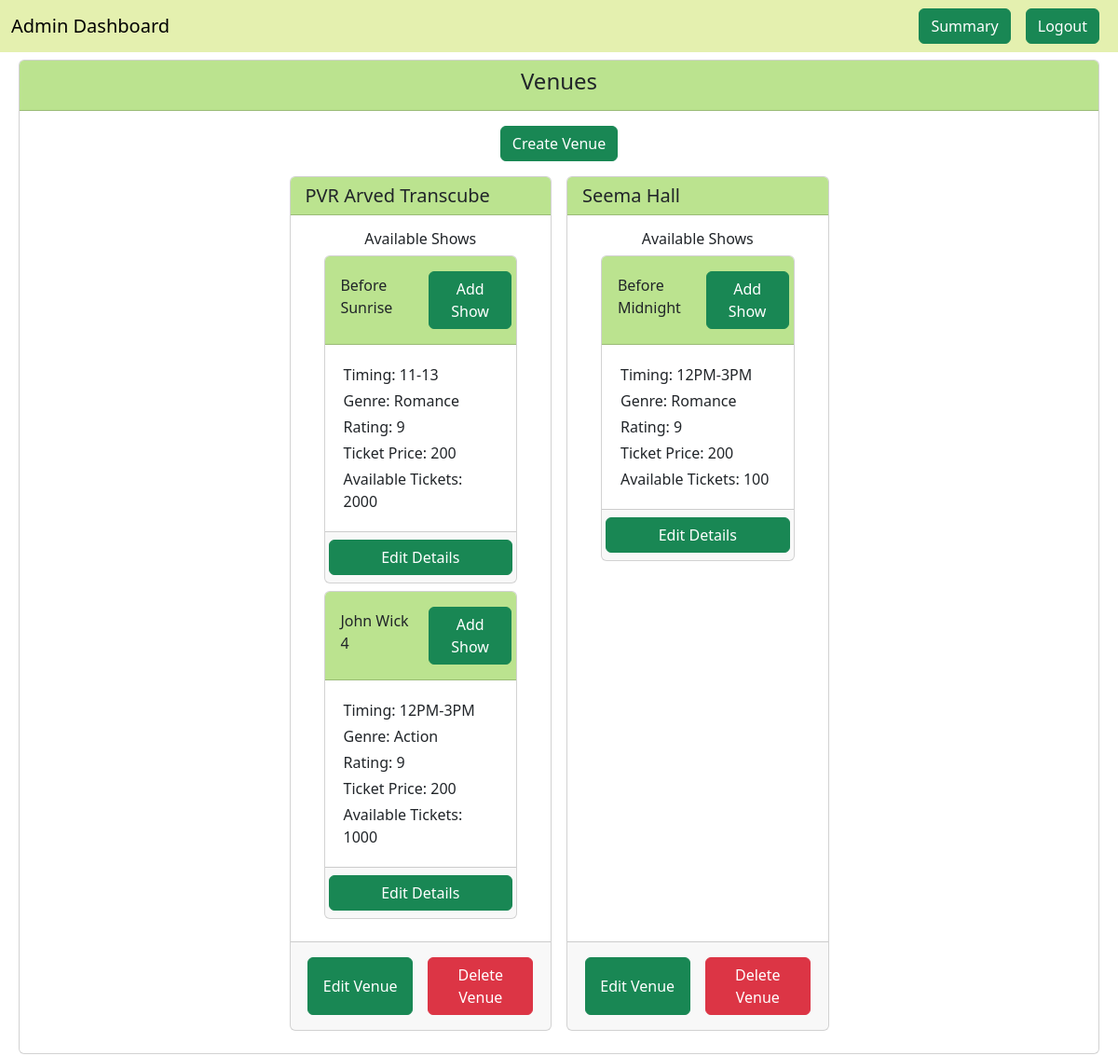
Screenshot of /admin_dashboard (signed in) with the database file from the repository.
### application/models.py (models this page shows)
class venue(db.Model):
    __tablename__='venue'
    venue_id=db.Column(db.Integer, autoincrement=True, primary_key=True)
    venue_name=db.Column(db.String)
    venue_place=db.Column(db.String)
    venue_location=db.Column(db.String)
    venue_capacity=db.Column(db.Integer)
    venue_show=db.relationship("show", secondary="show_venue")

class show(db.Model):
    __tablename__='show'
    show_id=db.Column(db.Integer, autoincrement=True, primary_key=True)
    show_name=db.Column(db.String)
    show_timing=db.Column(db.String)
    show_rating=db.Column(db.Integer)
    show_tags=db.Column(db.String)
    show_ticketprice=db.Column(db.Integer)

class show_venue(db.Model):
    __tablename__='show_venue'
    show_venue_id=db.Column(db.Integer, primary_key=True, autoincrement=True)
    show_id=db.Column(db.Integer, db.ForeignKey("show.show_id"), nullable=False)
    venue_id=db.Column(db.Integer, db.ForeignKey("venue.venue_id"), nullable=False)
    available_tickets=db.Column(db.Integer, nullable=True)

### application/views.py (the view)
@views.route("/admin_dashboard", methods=["GET", "POST"])
@login_required
def admin_dashboard():
    venues=venue.query.all()
    shows=show.query.all()
    show_venues=show_venue.query.all()
    return render_template("admin_dashboard.html", venues=venues, shows=shows, show_venues=show_venues)

### main.py (called while the page is built)
def create_app():
    app=Flask(__name__, template_folder="templates")
    app.config.from_object(LocalDevelopmentConfig)
    db.init_app(app)
    app.app_context().push()
    app.register_blueprint(auth, url_prefix='/')
    app.register_blueprint(views, url_prefix='/')
    db.create_all()
    login_manager=LoginManager()
    login_manager.login_view='auth.login'
    login_manager.init_app(app)
    @login_manager.user_loader
    def load_user(id):
        return user.query.filter_by(email=id).first()
    return app

### templates/admin_dashboard.html (shortened to what this page needs)
<!DOCTYPE html>
<html lang="en">
<head>
	<link href="https://cdn.jsdelivr.net/npm/bootstrap@5.3.0-alpha1/dist/css/bootstrap.min.css" rel="stylesheet">
</head>
<body>
<nav class="navbar navbar-expand-lg navbar-light" style="background-color: #E4F0AF">
  <div class="container-fluid">
    <a class="navbar-brand" href="#">Admin Dashboard</a>
	<div class="row">
		<div class="col-8">
			<div class="collapse navbar-collapse" id="navbarSupportedContent">
				<ul class="navbar-nav ">
					<a class="nav-item btn btn-success mx-2" href="{{ url_for('views.admin_summary') }}">Summary</a>
					<a class="nav-item btn btn-success mx-2" href="{{ url_for('auth.logout') }}">Logout</a>
				</ul>
			</div>
		</div>
	</div>
  </div>
</nav>
<div class="container-fluid">
	<div class="card m-2">
		<div class="card-header" style="background-color: #BBE38F">
			<h4 class="card-title text-center">Venues</h4>
		</div>
		<div class="card-body">
			<div class="container-fluid">
				<div class="row justify-content-center">
					<button class="col-4 btn btn-success col-sm-auto mb-2" data-bs-toggle="modal" data-bs-target="#create_venue">Create Venue</button>
				</div>
				<div class="row justify-content-center">
					{% for venue in venues %}
					<div class="card m-2 col-3 p-0">
						<div class="card-header h5" style="background-color: #BBE38F">{{ venue["venue_name"] }}</div>
						<div class="card-body">
							<div class="container">
								<div class="row justify-content-center">
									<p class="col-12 card-text text-center h6">Available Shows</p>
								</div>
								{% for show in shows %}
								{% for show_venue in show_venues %}
								{% if venue["venue_id"] == show_venue["venue_id"] and show["show_id"] == show_venue["show_id"] %}
								<div class="card m-2">
									<div class="card-header p-2" style="background-color: #BBE38F">
										<div class="row justify-content-center">
											<div class="col-6 card-title align-self-center">{{ show["show_name"] }}</div>
											<button class="col-5 btn btn-success my-2 align-self-end" data-bs-toggle="modal" data-bs-target="#{{ venue['venue_id'] }}create_show">Add Show</button>
										</div>
									</div>
									<div class="card-body">
										<p class="card-text m-1">Timing: {{ show["show_timing"] }}</p>
										<p class="card-text m-1">Genre: {{ show["show_tags"] }}</p>
										<p class="card-text m-1">Rating: {{ show["show_rating"] }}</p>
										<p class="card-text m-1">Ticket Price: {{ show["show_ticketprice"] }}</p>
										<p class="card-text m-1">Available Tickets: {{ show_venue["available_tickets"] }}</p>
									</div>
									<div class="card-footer">
										<div class="row">
											<button class="col-12 btn btn-success" data-bs-toggle="modal" data-bs-target="#{{ show['show_id'] }}view_show">Edit Details</button>
										</div>
									</div>
								</div>
								{% endif %}
								{% endfor %}
								{% endfor %}
							</div>
						</div>
						<div class="card-footer">
							<div class="row justify-content-center">
								<button class="col-5 align-self-left btn btn-success m-2" data-bs-toggle="modal" data-bs-target="#{{ venue['venue_id'] }}edit_venue">Edit Venue</button>
								<a  href="/delete/venue/{{ venue.venue_id }}" type="button" class="col-5 align-self-end btn btn-danger m-2" id="venue_btn">Delete Venue</a>
							</div>
						</div>
					</div>
					{% endfor %}
				</div>
			</div>
		</div>
	</div>
</div>
</body>
</html>

### rows the page displays
venue: venue_name "PVR Arved Transcube"
show: show_name "Before Sunrise", show_timing "11-13", show_tags "Romance", show_rating "9", show_ticketprice "200"
show_venue: available_tickets "2000"
show: show_name "John Wick 4", show_timing "12PM-3PM", show_tags "Action", show_rating "9", show_ticketprice "200"
show_venue: available_tickets "1000"
venue: venue_name "Seema Hall"
show: show_name "Before Midnight", show_timing "12PM-3PM", show_tags "Romance", show_rating "9", show_ticketprice "200"
show_venue: available_tickets "100"
